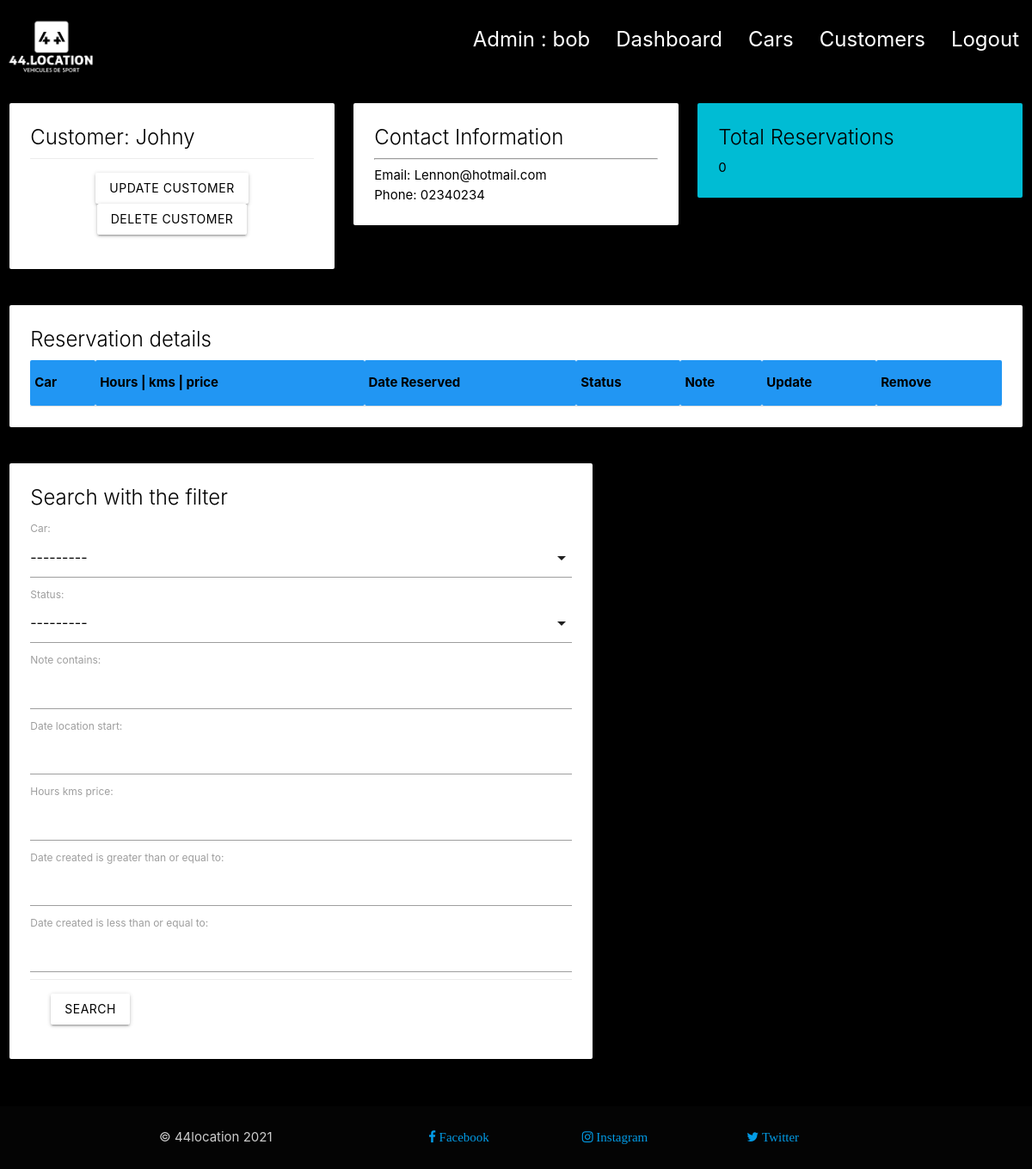
The page /customer_profile_from_admin/1/ (signed in) on the database its author committed.
### customer/models.py (models this page shows, shortened)
class Customer(models.Model):
    user = models.OneToOneField(User, null=True, blank=True, on_delete=models.CASCADE)
    name = models.CharField(max_length=200, null=True)
    phone = models.CharField(max_length=200, null=True)
    email = models.EmailField(max_length=200, null=True, unique=True)
    profile_pic = models.ImageField(default="tn_cool.jpg", null=True, blank=True)
    date_created = models.DateTimeField(auto_now_add=True, null=True)

### login_settings/decorators.py (the view)
        def wrapper_func(request, *args, **kwargs):
            group = None
            if request.user.groups.exists():
                group = request.user.groups.all()[0].name
            if group in allowed_roles:
                return view_func(request, *args, **kwargs)
            else:
                return HttpResponse('You are not authorized to view this page')

### cars/models.py (called while the page is built)
    def __str__(self):
        return self.model

### reservations_management/views.py (called while the page is built)
@login_required(login_url='login')
@allowed_user(allowed_roles=['admin'])
def customer_profile_from_admin(request, pk):
    customer = Customer.objects.get(id=pk)
    reservations = customer.reservation_set.all()
    reservation_count = reservations.count()
    myFilter = ReservationFilter(request.GET, queryset=reservations)
    reservations = myFilter.qs
    context = {'customer': customer, 'reservations': reservations, 'reservation_count': reservation_count, 'myFilter': myFilter}
    return render(request, 'reservations_management/customer_profile_from_admin.html', context)

### reservations_management/templates/reservations_management/customer_profile_from_admin.html (shortened to what this page needs)
{% extends 'home/header.html' %}
{% block content %}
<div class="row">
    <div class="col s12 m7 l4 xl4">
      <div class="card white black-text">
        <div class="card-content">
            <span class="card-title">Customer: {{customer.name}}</span>
            <div class="card-action center">
                <a href="{% url 'customer:user_settings' customer.id %}" class="btn white black-text waves-effect waves-green">Update Customer</a>
                <a href="{% url 'reservations_management:delete_customer_from_admin' customer.id %}" class="btn white black-text waves-effect waves-green">Delete Customer</a>
            </div>
        </div>
      </div>
    </div>
    <div class="col s12 m6 l4 xl4">
      <div class="card white black-text">
        <div class="card-content">
            <span class="card-title">Contact Information</span>
            <hr>
            <p>Email: {{customer.email}}</p>
            <p>Phone: {{customer.phone}}</p>
        </div>
      </div>
    </div>
    <div class="col s6 m7 l4 xl4">
      <div class="card cyan black-text">
        <div class="card-content">
          <span class="card-title">Total Reservations</span>
          <p>{{reservation_count}}</p>
        </div>
      </div>
    </div>
</div>
<div class="row">
    <div class="col s12 m12 l12 xl12">
      <div class="card white black-text">
        <div class="card-content">
            <span class="card-title">Reservation details</span>
            <table class="table responsive-table highlight">
                <thead class="blue">
                    <tr>
                        <th>Car</th>
                        <th>Hours | kms | price</th>
                        <th>Date Reserved</th>
                        <th>Status</th>
                        <th>Note</th>
                        <th>Update</th>
                        <th>Remove</th>
                    </tr>
                </thead>
            </table>
        </div>
      </div>
    </div>
</div>
<div class="row">
    <div class="col s12 m7 l7 xl4 offset-xl4">
      <div class="card white black-text">
        <div class="card-content">
          <span class="card-title">Search with the filter</span>
          <form method="get" onsubmit="myButton.disabled=true;return true;">
            {{myFilter.form.as_p}}
            <div class="card-action">
                <button class="btn white black-text waves-effect waves-green" type="submit" name="myButton">Search</button>
            </div>
          </form>
        </div>
      </div>
    </div>
</div>
{% endblock %}

### home/templates/home/includes/navbar.html (shortened to what this page needs)
{% load active_link_tags %}
{% load static %}
<div class="navbar-fixed">
  <nav>
  <div class="nav-wrapper ">
    <a href="/" class="brand-logo"><img src="{% static '/images/logo-44location.png' %}" id="logo"></a>
      <ul class="right hide-on-med-and-down">
        {% if user.is_authenticated and not request.user.is_staff  %}
          {% url 'customer:user_settings' request.user.customer.id as url %}
          <li class="{% if request.path == url %}my_custom_active_link{% endif %}"><a href="{{url}}" >Connected as :  {{user.username}}</a></li>
          {% url 'customer:customer_dashboard' request.user.customer.pk as url %}
          <li class="{% if request.path == url %}my_custom_active_link{% endif %}"><a href="{{url}}" class="{% active_link 'customer:customer_dashboard'  'my_custom_active_link' strict=True %}">My reservation</a></li>
          {% url 'cars:all_cars' as url %}
          <li class="{% if request.path == url %}my_custom_active_link{% endif %}"><a href="{{url}}">Cars</a></li>
          {% url 'home:about_us' as url %}
          <li class="{% if request.path == url %}my_custom_active_link{% endif %}"><a href="{{url}}">About us</a></li>
          {% url 'home:contact_us' as url %}
          <li class="{% if request.path == url %}my_custom_active_link{% endif %}"><a href="{{url}}">Contact</a></li>
          <li class="{% active_link 'logout' 'my_custom_active_link' %}"><a href="{% url 'logout' %}">Logout</a></li>
        {% elif user.is_authenticated and request.user.is_staff %}
          {% url 'home:homepage' as url %}
          <li class="{% if request.path == url %}my_custom_active_link{% endif %}"><a href="{{url}}">Admin : {{user.username}}</a></li>
          {% url 'reservations_management:dashboard' as url %}
          <li class="{% if request.path == url %}my_custom_active_link{% endif %}"><a href="{{url}}">Dashboard</a></li>
          {% url 'cars:all_cars' as url %}
          <li class="{% if request.path == url %}my_custom_active_link{% endif %}"><a href="{{url}}">Cars</a></li>
          {% url 'reservations_management:all_customers_from_admin' as url %}
          <li class="{% if request.path == url %}my_custom_active_link{% endif %}"><a href="{% url 'reservations_management:all_customers_from_admin' %}">Customers</a></li>
          <li><a href="{% url 'logout' %}">Logout</a></li>
        {% endif %}
    </ul>
  </div>
  </nav>
</div>

### static/css/my_custom.css (style rules this page uses)
html { font-size: 15px; height: 100%; }
body { background: black; display: flex; min-height: 100vh; flex-direction: column; }
nav ul a { font-size: x-large; margin-top: 14px; }
nav a { font-size: x-large; margin-top: 14px; }
nav .nav-wrapper { font-size: x-large; background: black !important; height: 100px !important; }
#logo { width: 120px; height: 70px; padding-top: 0px; margin-top:6px; margin-left: 300px border: 2px solid white; border-radius: 5px; }
p { font-size: 15px; }

### rows shown on the page
Customer: name "Johny", email "Lennon@hotmail.com", phone "02340234"

### other values the page prints
{{ user.username }} "bob"
{{ reservation_count }} "0"
